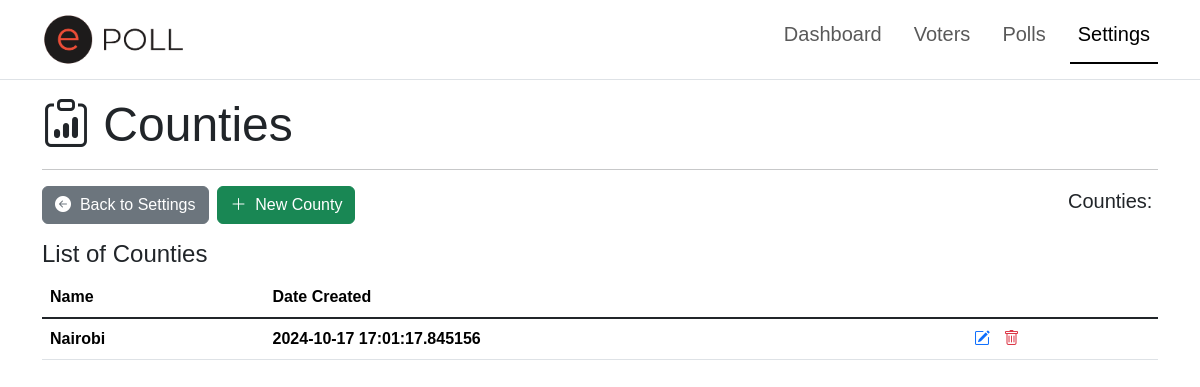
Page /settings/counties/ on the earlier database version.
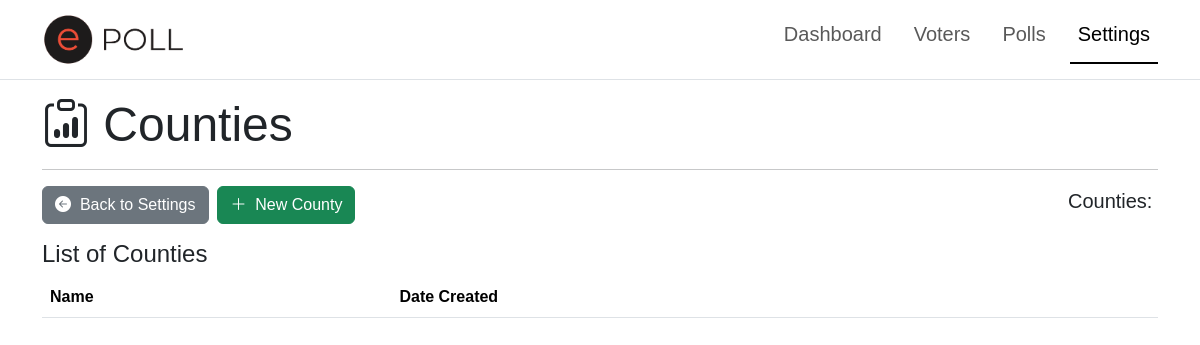
Same page on the later database version.
### app/models.py (models this page shows)
class County(db.Model):
    __tablename__ = "counties"
    id = db.Column(db.Integer, primary_key=True, autoincrement=True)
    code = db.Column(db.Integer, nullable=False, unique=True)
    name = db.Column(db.String(100), nullable=False, unique=True)
    created_at = db.Column(db.DateTime, nullable=False)
    update_at = db.Column(db.DateTime(timezone=True), onupdate=db.func.now())
    constituencys = db.relationship('Constituency', backref='county', lazy=True)

### app/settings.py (the view)
@sbp.route('/counties/')
def counties():
    page = request.args.get('page', 1, type=int)
    page_size = request.args.get('page_size', 20, type=int)  # Get page size from query params or default to 20
    all_counties = County.query.order_by(County.created_at.desc()).paginate(page=page, per_page=page_size)
    if not all_counties:
        flash('No County records added Yet!', 'warning')
    return render_template('admin/settings/county/list.html',
                           title='Counties', all_counties=all_counties, SETTINGS=True)

### app/templates/admin/settings/county/list.html (shortened to what this page needs)
{% extends "shared/adminlayout.html" %}
{% block content %}
<div class="container">
    <h3 class="display-5"><i class="bi bi-clipboard-data"></i>&nbsp;{{title}}</h3>
    <hr>
    <div class="row align-content-center mb-3">
        <div class="col text-start">
            <a href="{{ url_for('settings.index') }}" class="btn btn-secondary"><i class="bi bi-arrow-left-circle-fill"></i>&nbsp; Back to Settings</a>&nbsp;
            <a href="{{ url_for('settings.new_county') }}" class="btn btn-success"><i class="bi bi-plus-lg"></i>&nbsp; New County</a>
        </div>
        <div class="col text-end align-content-center">
            <h5>Counties:&nbsp;<strong class="fst-italic"></strong></h4>
        </div>
    </div>
    <h4>List of {{title}}</h4>
    <div class="table-responsive">
        <table class="table table-hover align-content-center">
            <thead>
                <tr class="align-middle">
                    <th scope="col">Name</th>
                    <th scope="col">Date Created</th>
                    <th scope="col"></th>
                </tr>
            </thead>
            <tbody class="table-group-divider align-content-center">
                {% for county in all_counties %}
                    <tr class="clickable-row align-middle" data-href="#">
                        <th scope="row">{{county.name}}</th>
                        <th scope="row">{{county.created_at}}</th>
                        <td scope="row">
                            <a href="{{ url_for('settings.edit_county', id=county.id) }}"><i class="bi bi-pencil-square text-primary"></i></a> &nbsp;
                            <a href="{{ url_for('settings.delete_county', id=county.id) }}"><i class="bi bi-trash text-danger"></i></a>
                        </td>
                    </tr>
                {% endfor %}
            </tbody>
        </table>
    </div>
</div>
{% endblock %}

Differences in the rows shown:
removed County: name "Nairobi", created_at "2024-10-17 17:01:17.845156"
